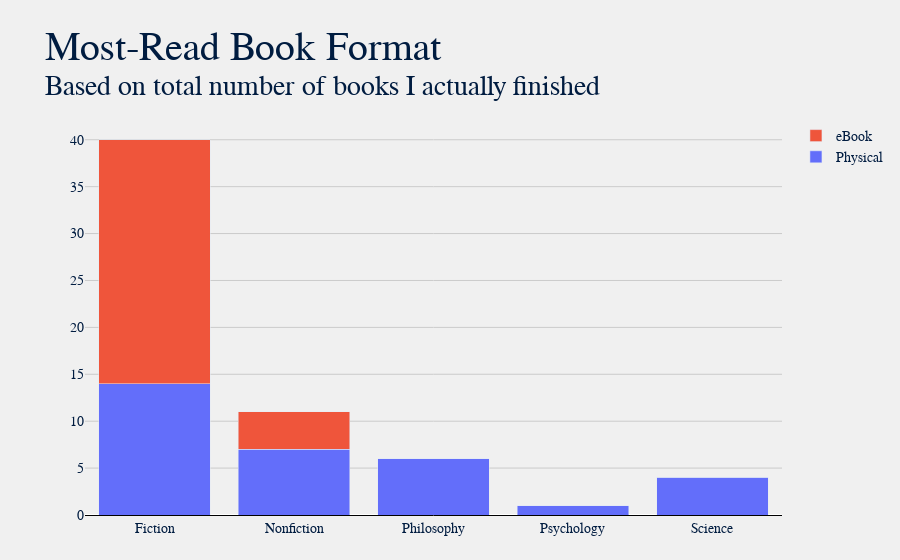

Source (notebook cell):
### Code cell
title = "Most-Read Book Format"
sub = f"Based on total number of books I actually finished"
plot.gen_stacked_bar_graph(format_df, title, sub)

### Figure 1 — Plotly figure (JSON) as saved in the notebook; plotly's stock layout.template omitted (floating-point values rounded to 4 significant figures)
{"data": [{"customdata": ["Physical", "Physical", "Physical", "Physical", "Physical"], "hovertemplate": "<b>%{customdata}</b>: %{y}<extra></extra>", "name": "Physical", "type": "bar", "x": ["Fiction", "Nonfiction", "Philosophy", "Psychology", "Science"], "y": [14, 7, 6, 1, 4]}, {"customdata": ["eBook", "eBook", "eBook", "eBook", "eBook"], "hovertemplate": "<b>%{customdata}</b>: %{y}<extra></extra>", "name": "eBook", "type": "bar", "x": ["Fiction", "Nonfiction", "Philosophy", "Psychology", "Science"], "y": [26, 4, 0, 0, 0]}], "layout": {"autosize": true, "barmode": "stack", "font": {"color": "#001c40", "family": "Baskerville", "size": 14}, "margin": {"b": 45, "l": 85, "r": 85, "t": 120}, "paper_bgcolor": "#f0f0f0", "plot_bgcolor": "#f0f0f0", "title": {"font": {"color": "#001c40", "family": "Baskerville, Bold", "size": 40}, "text": "Most-Read Book Format<br><sup>Based on total number of books I actually finished"}, "xaxis": {"autorange": true, "gridcolor": "#cbcbcb", "linecolor": "black", "range": [-0.5, 4.5], "showgrid": false, "showline": true, "title": {}, "type": "category"}, "yaxis": {"autorange": true, "gridcolor": "#cbcbcb", "linecolor": "black", "range": [0, 42.11], "showgrid": true, "showline": false, "showticklabels": true, "title": {}, "type": "linear"}}}
